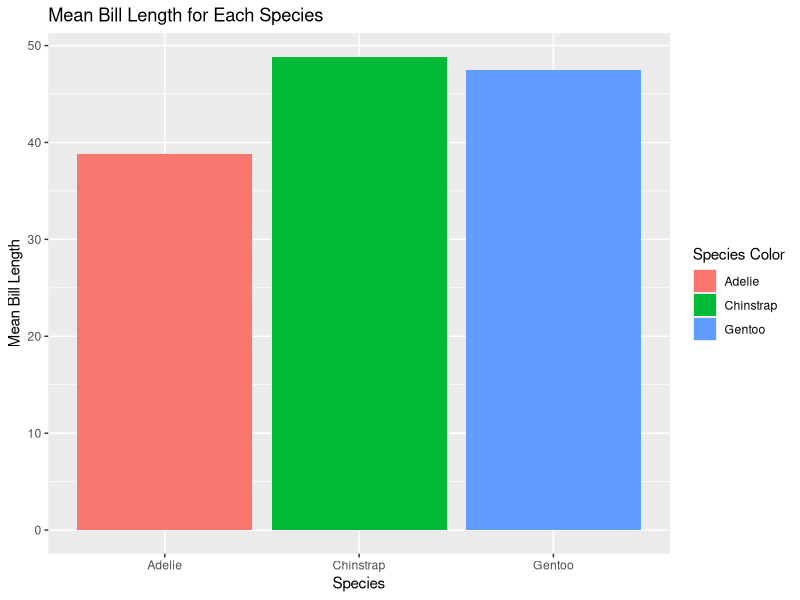

Here is the R script that generated this plot:
## ---- chunk 1
library(tidyverse)
library(palmerpenguins)

penguins |>
  group_by(species) |>
  summarise(meanBillLength = mean(bill_length_mm, na.rm = TRUE))  |>
  ggplot(
    mapping = aes(x = species, y = meanBillLength, fill = species)
  ) + 
  geom_bar(stat = "identity") +
  labs(
    title = "Mean Bill Length for Each Species",
    x = "Species",
    y = "Mean Bill Length",
    fill = "Species Color"
  )
